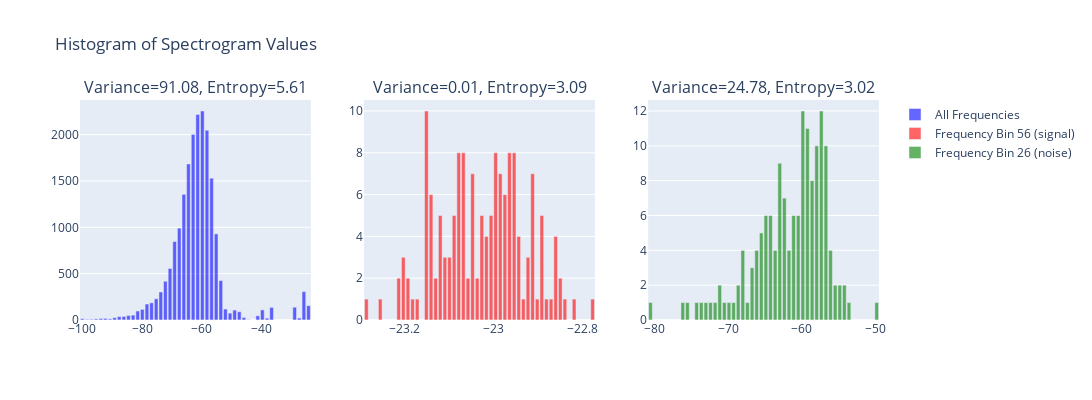

Notebook cell for this chart:
### Code cell
all_f_hist, all_bins = np.histogram(Sxx, bins=50)
all_f_variance = np.var(Sxx)
all_f_entropy = ut.entropy(Sxx.flatten())
f1_hist, f1_bins = np.histogram(Sxx[:, 56], bins=50)
f1_variance = np.var(Sxx[:, 56])
f1_entropy = ut.entropy(Sxx[:, 56])
f2_hist, f2_bins = np.histogram(Sxx[:, 26], bins=50)
f2_variance = np.var(Sxx[:, 26])
f2_entropy = ut.entropy(Sxx[:, 26])

subplot_titles = [
    f'Variance={all_f_variance:.2f}, Entropy={all_f_entropy:.2f}',
    f'Variance={f1_variance:.2f}, Entropy={f1_entropy:.2f}', 
    f'Variance={f2_variance:.2f}, Entropy={f2_entropy:.2f}'
]


fig = make_subplots(cols=3, rows=1, subplot_titles=subplot_titles)
fig.add_trace(go.Bar(x=all_bins[:-1], y=all_f_hist, name='All Frequencies', marker_color='blue', opacity=0.6), row=1, col=1)
fig.add_trace(go.Bar(x=f1_bins[:-1], y=f1_hist, name='Frequency Bin 56 (signal)', marker_color='red', opacity=0.6), row=1, col=2)
fig.add_trace(go.Bar(x=f2_bins[:-1], y=f2_hist, name='Frequency Bin 26 (noise)', marker_color='green', opacity=0.6), row=1, col=3)
fig.update_layout(title='Histogram of Spectrogram Values', height=400, width=1200)
fig.show()

### Figure 1 — Plotly figure (JSON) as saved in the notebook; plotly's stock layout.template omitted (floating-point values rounded to 4 significant figures)
{"data": [{"marker": {"color": "blue"}, "name": "All Frequencies", "opacity": 0.6, "type": "bar", "x": [-100.0, -98.45, -96.91, -95.37, -93.82, -92.28, -90.73, -89.19, -87.64, -86.1, -84.55, -83.01, -81.46, -79.92, -78.37, -76.83, -75.28, -73.74, -72.2, -70.65, -69.11, -67.56, -66.02, -64.47, -62.93, -61.38, -59.84, -58.29, -56.75, -55.2, -53.66, -52.11, -50.57, -49.03, -47.48, -45.94, -44.39, -42.85, -41.3, -39.76, -38.21, -36.67, -35.12, -33.58, -32.03, -30.49, -28.94, -27.4, -25.86, -24.31], "xaxis": "x", "y": [14, 7, 8, 12, 16, 17, 12, 25, 37, 38, 49, 53, 97, 114, 172, 185, 229, 302, 418, 556, 847, 991, 1356, 1684, 2003, 2218, 2255, 2047, 1530, 929, 425, 118, 74, 107, 89, 27, 4, 0, 45, 109, 20, 136, 0, 0, 0, 0, 138, 21, 306, 155], "yaxis": "y"}, {"marker": {"color": "red"}, "name": "Frequency Bin 56 (signal)", "opacity": 0.6, "type": "bar", "x": [-23.29, -23.28, -23.26, -23.25, -23.24, -23.23, -23.22, -23.21, -23.2, -23.19, -23.18, -23.17, -23.16, -23.15, -23.14, -23.13, -23.12, -23.11, -23.1, -23.09, -23.08, -23.07, -23.06, -23.05, -23.04, -23.03, -23.02, -23.0, -22.99, -22.98, -22.97, -22.96, -22.95, -22.94, -22.93, -22.92, -22.91, -22.9, -22.89, -22.88, -22.87, -22.86, -22.85, -22.84, -22.83, -22.82, -22.81, -22.8, -22.79, -22.78], "xaxis": "x2", "y": [1, 0, 0, 1, 0, 0, 0, 2, 3, 2, 1, 1, 0, 10, 6, 2, 5, 3, 3, 5, 8, 8, 2, 7, 2, 5, 4, 5, 8, 7, 6, 8, 8, 4, 1, 3, 7, 1, 5, 1, 1, 4, 2, 1, 0, 1, 0, 0, 0, 1], "yaxis": "y2"}, {"marker": {"color": "green"}, "name": "Frequency Bin 26 (noise)", "opacity": 0.6, "type": "bar", "x": [-80.49, -79.86, -79.24, -78.61, -77.99, -77.36, -76.74, -76.12, -75.49, -74.87, -74.24, -73.62, -72.99, -72.37, -71.75, -71.12, -70.5, -69.87, -69.25, -68.63, -68.0, -67.38, -66.75, -66.13, -65.5, -64.88, -64.26, -63.63, -63.01, -62.38, -61.76, -61.14, -60.51, -59.89, -59.26, -58.64, -58.01, -57.39, -56.77, -56.14, -55.52, -54.89, -54.27, -53.64, -53.02, -52.4, -51.77, -51.15, -50.52, -49.9], "xaxis": "x3", "y": [1, 0, 0, 0, 0, 0, 0, 1, 1, 0, 1, 1, 1, 1, 1, 2, 1, 1, 1, 2, 4, 1, 3, 4, 5, 6, 6, 4, 9, 7, 4, 6, 6, 12, 11, 8, 10, 12, 10, 4, 2, 2, 2, 1, 0, 0, 0, 0, 0, 1], "yaxis": "y3"}], "layout": {"annotations": [{"font": {"size": 16}, "showarrow": false, "text": "Variance=91.08, Entropy=5.61", "x": 0.1444, "xanchor": "center", "xref": "paper", "y": 1, "yanchor": "bottom", "yref": "paper"}, {"font": {"size": 16}, "showarrow": false, "text": "Variance=0.01, Entropy=3.09", "x": 0.5, "xanchor": "center", "xref": "paper", "y": 1, "yanchor": "bottom", "yref": "paper"}, {"font": {"size": 16}, "showarrow": false, "text": "Variance=24.78, Entropy=3.02", "x": 0.8556, "xanchor": "center", "xref": "paper", "y": 1, "yanchor": "bottom", "yref": "paper"}], "height": 400, "title": {"text": "Histogram of Spectrogram Values"}, "width": 1200, "xaxis": {"anchor": "y", "domain": [0, 0.2889]}, "xaxis2": {"anchor": "y2", "domain": [0.3556, 0.6444]}, "xaxis3": {"anchor": "y3", "domain": [0.7111, 1]}, "yaxis": {"anchor": "x", "domain": [0, 1]}, "yaxis2": {"anchor": "x2", "domain": [0, 1]}, "yaxis3": {"anchor": "x3", "domain": [0, 1]}}}
